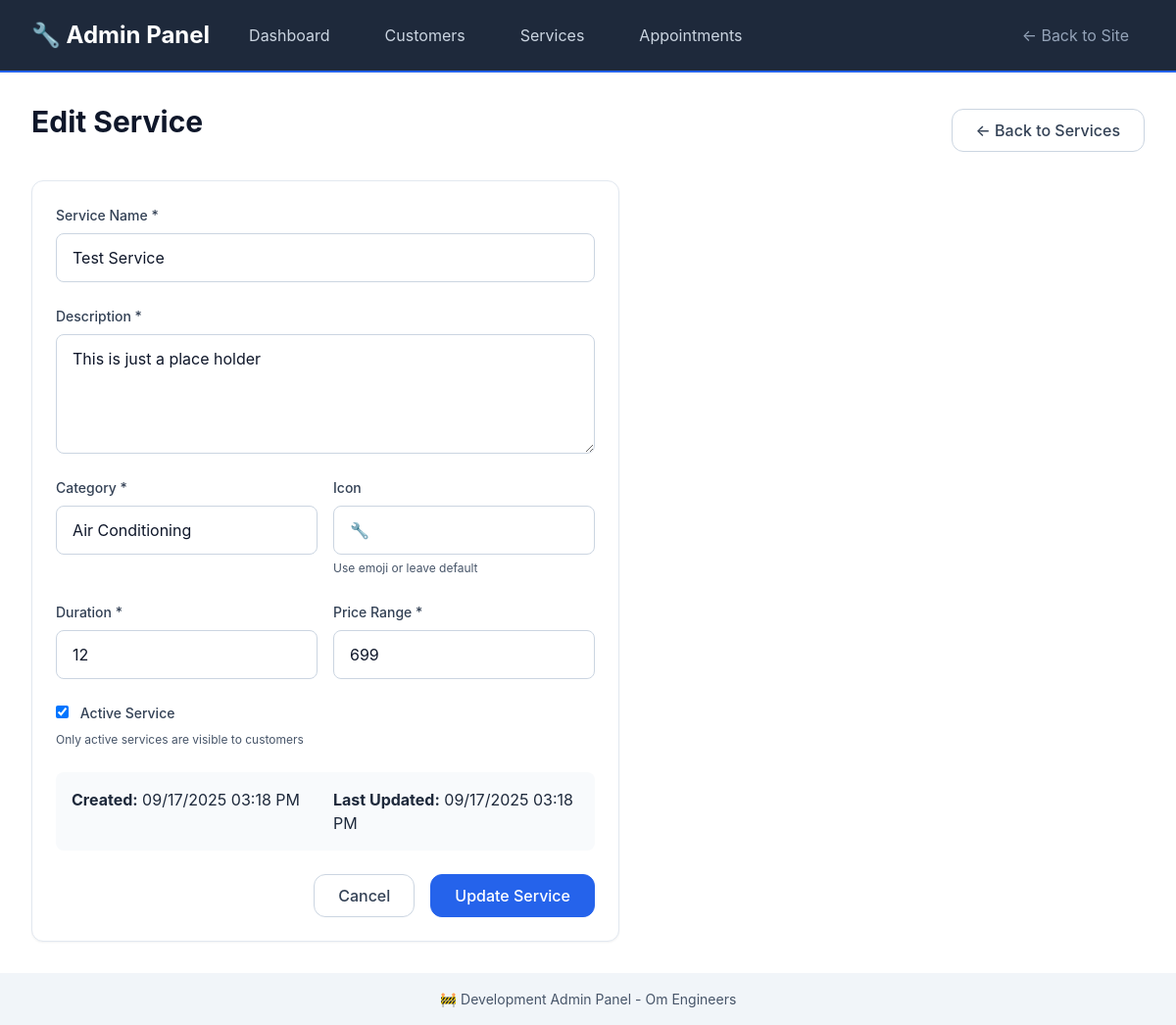
Page /admin/services/1/edit on the committed database.
### models/service_db.py (models this page shows, shortened)
class Service(db.Model):
    __tablename__ = 'services'
    id: Mapped[int] = mapped_column(primary_key=True)
    name: Mapped[str] = mapped_column(String(100), nullable=False)
    description: Mapped[str] = mapped_column(Text, nullable=False)
    category: Mapped[str] = mapped_column(String(50), nullable=False, index=True)
    duration: Mapped[str] = mapped_column(String(50), nullable=False)
    price_range: Mapped[str] = mapped_column(String(50), nullable=False)
    icon: Mapped[str] = mapped_column(String(10), default="🔧")
    is_active: Mapped[bool] = mapped_column(Boolean, default=True, index=True)
    created_at: Mapped[datetime] = mapped_column(DateTime, default=datetime.utcnow)
    updated_at: Mapped[datetime] = mapped_column(DateTime, default=datetime.utcnow, onupdate=datetime.utcnow)
    appointments = db.relationship('Appointment', back_populates='service')

### routes/admin.py (the view)
@admin_bp.route('/services/<int:service_id>/edit')
def edit_service(service_id):
    service = Service.query.get_or_404(service_id)
    return render_template('admin/service_form.html', service=service)

### templates/admin/service_form.html (shortened to what this page needs)
{% extends "admin/base.html" %}
{% block content %}
<div style="display: flex; justify-content: space-between; align-items: center; margin-bottom: var(--space-6);">
    <h1>{% if service %}Edit Service{% else %}Add New Service{% endif %}</h1>
    <a href="{{ url_for('admin.services') }}" class="btn btn-secondary">← Back to Services</a>
</div>
<div class="card" style="max-width: 600px;">
    <form method="POST"
          action="{% if service %}{{ url_for('admin.update_service', service_id=service.id) }}{% else %}{{ url_for('admin.create_service') }}{% endif %}">
        <div class="form-group">
            <label for="name" class="form-label">Service Name *</label>
            <input type="text" id="name" name="name" class="form-input"
                   value="{{ service.name if service else '' }}" required
                   placeholder="e.g., Air Conditioner Repair">
        </div>
        <div class="form-group">
            <label for="description" class="form-label">Description *</label>
            <textarea id="description" name="description" class="form-input" rows="4" required
                      placeholder="Detailed description of the service">{{ service.description if service else '' }}</textarea>
        </div>
        <div style="display: grid; grid-template-columns: 1fr 1fr; gap: var(--space-4);">
            <div class="form-group">
                <label for="category" class="form-label">Category *</label>
                <select id="category" name="category" class="form-input" required>
                    <option value="Air Conditioning" {% if service and service.category == 'Air Conditioning' %}selected{% endif %}>Air Conditioning</option>
                </select>
            </div>
            <div class="form-group">
                <label for="icon" class="form-label">Icon</label>
                <input type="text" id="icon" name="icon" class="form-input"
                       value="{{ service.icon if service else '🔧' }}"
                       placeholder="🔧">
                <small style="color: var(--gray-600); font-size: var(--font-size-xs);">
                    Use emoji or leave default
                </small>
            </div>
        </div>
        <div style="display: grid; grid-template-columns: 1fr 1fr; gap: var(--space-4);">
            <div class="form-group">
                <label for="duration" class="form-label">Duration *</label>
                <input type="text" id="duration" name="duration" class="form-input"
                       value="{{ service.duration if service else '' }}" required
                       placeholder="e.g., 1-2 hours, 30 minutes">
            </div>
            <div class="form-group">
                <label for="price_range" class="form-label">Price Range *</label>
                <input type="text" id="price_range" name="price_range" class="form-input"
                       value="{{ service.price_range if service else '' }}" required
                       placeholder="e.g., ₹500-1000, Contact for Quote">
            </div>
        </div>
        <div class="form-group">
            <label class="form-label">
                <input type="checkbox" name="is_active"
                       {% if not service or service.is_active %}checked{% endif %}
                       style="margin-right: var(--space-2);">
                Active Service
            </label>
            <small style="color: var(--gray-600); font-size: var(--font-size-xs); display: block; margin-top: var(--space-1);">
                Only active services are visible to customers
            </small>
        </div>
        {% if service %}
        <div style="display: grid; grid-template-columns: 1fr 1fr; gap: var(--space-4); margin-bottom: var(--space-6); padding: var(--space-4); background: var(--gray-50); border-radius: var(--border-radius);">
            <div>
                <strong>Created:</strong> {{ service.created_at.strftime('%m/%d/%Y %I:%M %p') }}
            </div>
            <div>
                <strong>Last Updated:</strong> {{ service.updated_at.strftime('%m/%d/%Y %I:%M %p') if service.updated_at else 'Never' }}
            </div>
        </div>
        {% endif %}
        <div style="display: flex; gap: var(--space-4); justify-content: flex-end;">
            <a href="{{ url_for('admin.services') }}" class="btn btn-secondary">Cancel</a>
            <button type="submit" class="btn btn-primary">
                {% if service %}Update Service{% else %}Create Service{% endif %}
            </button>
        </div>
    </form>
</div>
{% endblock %}

### static/css/main.css (style rules this page uses)
:root { --primary-color: #2563eb; --primary-dark: #1d4ed8; --primary-light: #3b82f6; --secondary-color: #64748b; --success-color: #10b981; --warning-color: #f59e0b; --error-color: #ef4444; --white: #ffffff; --gray-50: #f8fafc; --gray-100: #f1f5f9; --gray-200: #e2e8f0; --gray-300: #cbd5e1; --gray-400: #94a3b8; --gray-500: #64748b; --gray-600: #475569; --gray-700: #334155; --gray-800: #1e293b; --gray-900: #0f172a; --font-family: 'Inter', -apple-system, BlinkMacSystemFont, 'Segoe UI', Roboto, Oxygen, Ubuntu, Cantarell, sans-serif; --font-size-xs: 0.75rem; --font-size-sm: 0.875rem; --font-size-base: 1rem; --font-size-lg: 1.125rem; --font-size-xl: 1.25rem; --font-size-2xl: 1.5rem; --font-size-3xl: 1.875rem; --font-size-4xl: 2.25rem; --font-weight-normal: 400; --font-weight-medium: 500; --font-weight-semibold: 600; --font-weight-bold: 700; --line-height-tight: 1.25; --line-height-normal: 1.5; --line-height-relaxed: 1.75; --space-1: 0.25rem; --space-2: 0.5rem; --space-3: 0.75rem; --space-4: 1rem; --space-5: 1.25rem; --space-6: 1.5rem; --space-8: 2rem; --space-10: 2.5rem; --space-12: 3rem; --space-16: 4rem; --space-20: 5rem; --border-radius-sm: 0.375rem; --border-radius: 0.5rem; --border-radius-lg: 0.75rem; --border-radius-xl: 1rem; --shadow-sm: 0 1px 2px 0 rgba(0, 0, 0, 0.05); --shadow: 0 1px 3px 0 rgba(0, 0, 0, 0.1), 0 1px 2px 0 rgba(0, 0, 0, 0.06); --shadow-md: 0 4px 6px -1px rgba(0, 0, 0, 0.1), 0 2px 4px -1px rgba(0, 0, 0, 0.06); --shadow-lg: 0 10px 15px -3px rgba(0, 0, 0, 0.1), 0 4px 6px -2px rgba(0, 0, 0, 0.05); --container-max-width: 1200px; --header-height: 4rem; --min-touch-target: 2.75rem; }
*, *::before, *::after { box-sizing: border-box; }
* { margin: 0; padding: 0; }
html { font-size: 16px; scroll-behavior: smooth; -webkit-text-size-adjust: 100%; -ms-text-size-adjust: 100%; }
body { font-family: var(--font-family); font-size: var(--font-size-base); font-weight: var(--font-weight-normal); line-height: var(--line-height-normal); color: var(--gray-800); background-color: var(--white); -webkit-font-smoothing: antialiased; -moz-osx-font-smoothing: grayscale; }
h1, h2, h3, h4, h5, h6 { font-weight: var(--font-weight-bold); line-height: var(--line-height-tight); color: var(--gray-900); margin-bottom: var(--space-4); }
h1 { font-size: var(--font-size-3xl); }
a { color: var(--primary-color); text-decoration: none; }
.btn { display: inline-flex; align-items: center; justify-content: center; min-height: var(--min-touch-target); padding: var(--space-3) var(--space-6); font-family: inherit; font-size: var(--font-size-base); font-weight: var(--font-weight-medium); line-height: 1; text-decoration: none; border: 1px solid transparent; border-radius: var(--border-radius-lg); cursor: pointer; transition: all 0.2s ease-in-out; user-select: none; white-space: nowrap; }
.btn-primary { background-color: var(--primary-color); border-color: var(--primary-color); color: var(--white); }
.btn-secondary { background-color: var(--white); border-color: var(--gray-300); color: var(--gray-700); }
.form-group { margin-bottom: var(--space-6); }
.form-label { display: block; font-size: var(--font-size-sm); font-weight: var(--font-weight-medium); color: var(--gray-700); margin-bottom: var(--space-2); }
.form-input { display: block; width: 100%; min-height: var(--min-touch-target); padding: var(--space-3) var(--space-4); font-family: inherit; font-size: max(16px, var(--font-size-base)); line-height: var(--line-height-normal); color: var(--gray-900); background-color: var(--white); border: 1px solid var(--gray-300); border-radius: var(--border-radius); transition: border-color 0.2s ease-in-out, box-shadow 0.2s ease-in-out; -webkit-appearance: none; -moz-appearance: none; appearance: none; }
.form-input::placeholder { color: var(--gray-400); }
.card { background-color: var(--white); border: 1px solid var(--gray-200); border-radius: var(--border-radius-lg); box-shadow: var(--shadow-sm); padding: var(--space-6); transition: box-shadow 0.2s ease-in-out; }

### rows in the picture
Service: name "Test Service", description "This is just a place holder", category "Air Conditioning", icon "🔧", duration "12", price_range "699", is_active "☑", created_at "09/17/2025 03:18 PM", updated_at "09/17/2025 03:18 PM"

### other values in the picture
{{ config.APP_NAME }} "Om Engineers"
